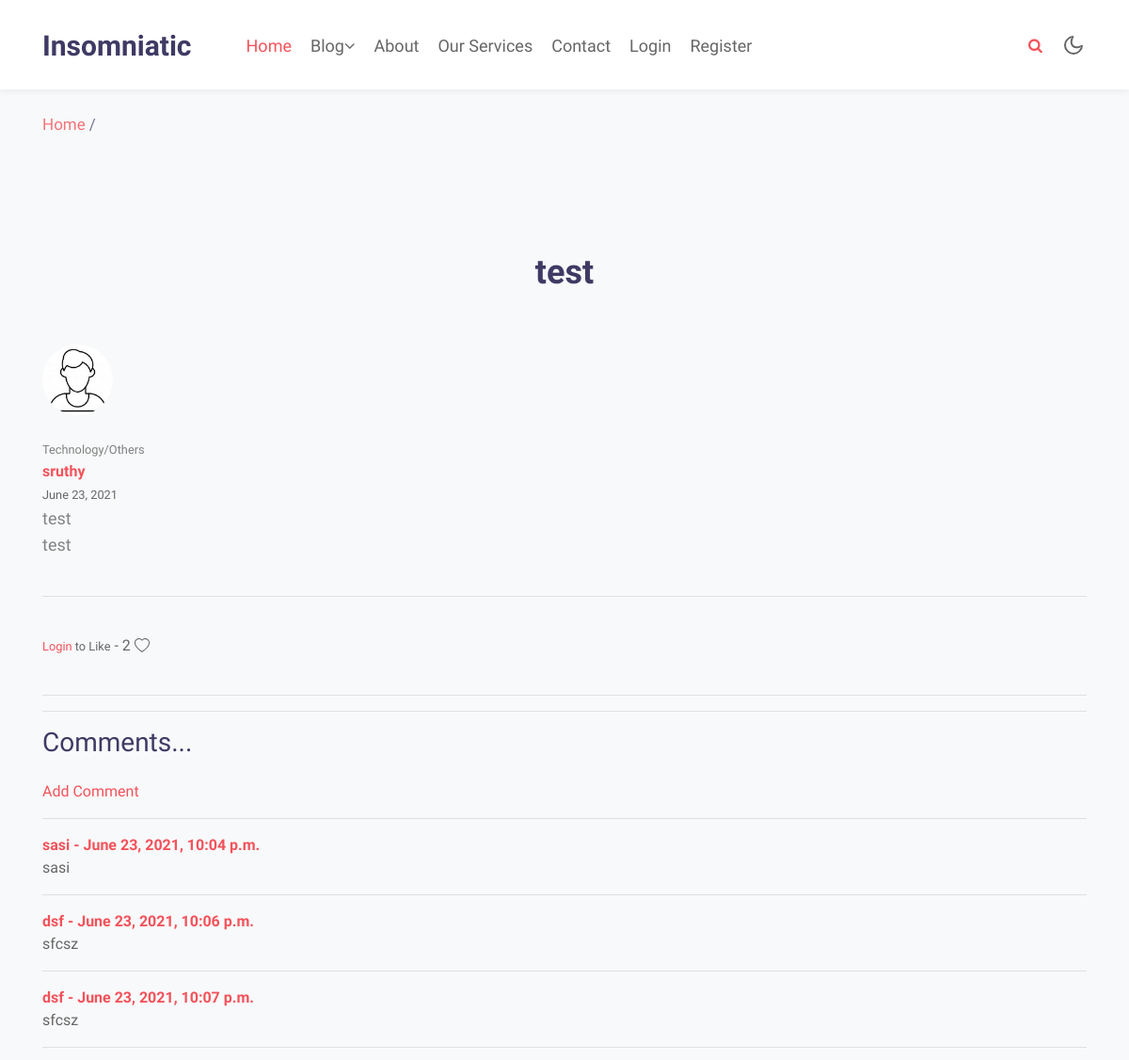
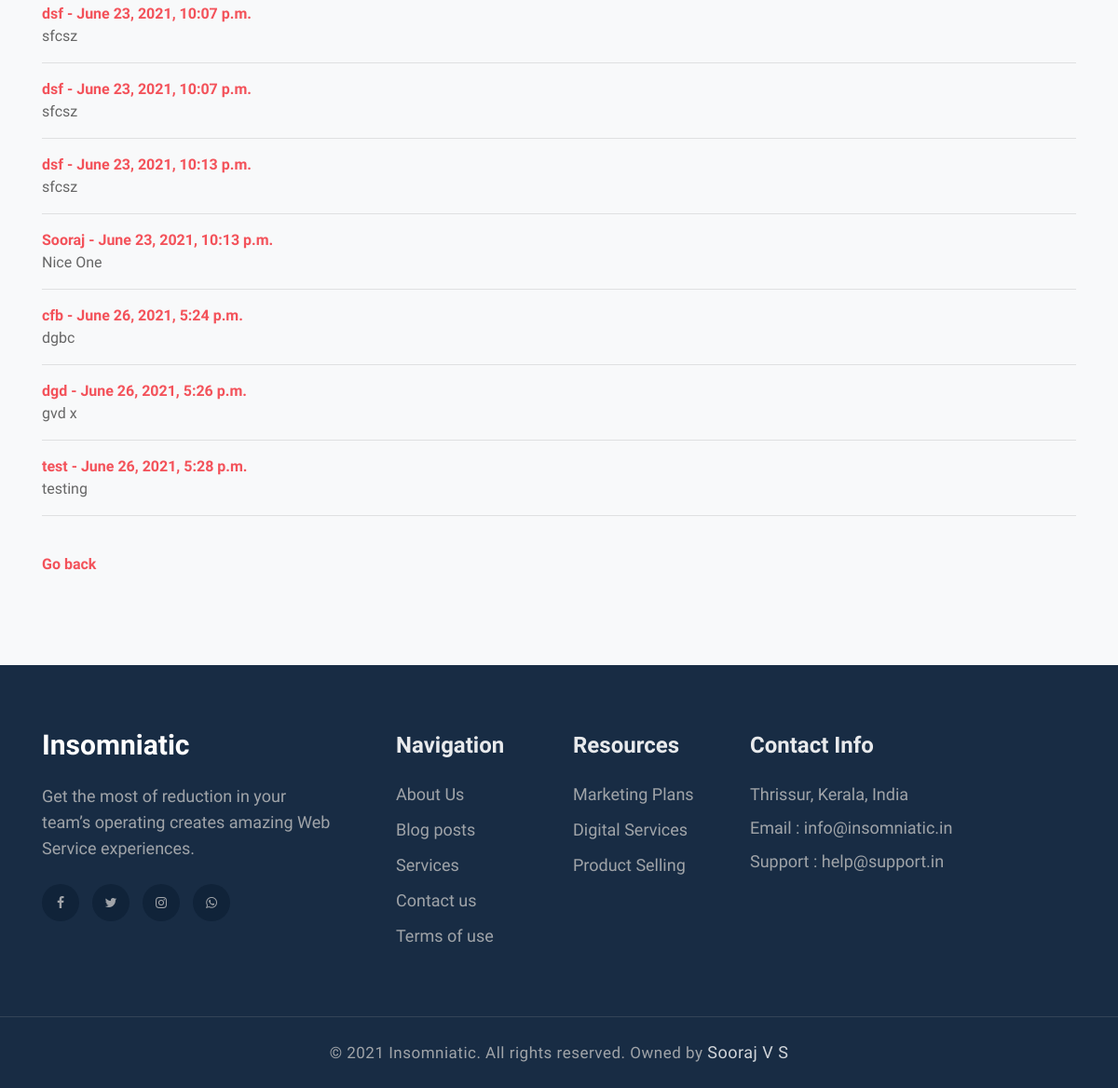
/blog/post/14/, run on the app's committed database (2 pictures, top to bottom).
### blog/models.py (models this page shows, shortened)
class Post(models.Model):
    post_title = models.CharField(max_length=100)
    content = models.TextField()
    content_1 = models.TextField(null=True)
    date_posted = models.DateField(default=timezone.now)
    author = models.ForeignKey(User, on_delete=models.CASCADE)
    Related_to = (
        ('Technology/IT', 'Technology/IT'),
        ('Technology/Electronics', 'Technology/Electronics'),
        ('Technology/Space', 'Technology/Space'),
        ('Technology/Others', 'Technology/Others'),
        ('Technology/Apps-Softwares', 'Technology/Apps-Softwares')
    )
    type = models.CharField(max_length=25, choices=Related_to, default='Technology/Others')
    likes = models.ManyToManyField(User, related_name='blog_posts')
    def total_likes(self):
        return self.likes.count()

class Comment1(models.Model):
    post = models.ForeignKey(Post, related_name='comments1', on_delete=models.CASCADE)
    name = models.CharField(max_length=255)
    body = models.TextField()
    date_added = models.DateTimeField(auto_now_add=True)

### users/models.py (models this page shows, shortened)
class Profile(models.Model):
    user = models.OneToOneField(User, on_delete=models.CASCADE)
    image = models.ImageField(default='default.jpg', upload_to='profile_pics')
    bio = models.TextField(max_length=100,default='Online')

### blog/views.py (the view)
# urls.py: path('post/<int:pk>/', PostDetailView.as_view(),name='post-detail'),
class PostDetailView(DetailView):
    model = Post
    def get_context_data(self,*args, **kwargs):
        context = super(PostDetailView, self).get_context_data()
        stuff = get_object_or_404(Post,id=self.kwargs['pk'])
        total_likes = stuff.total_likes()
        liked = False
        if stuff.likes.filter(id=self.request.user.id).exists():
            liked = True
        context["total_likes"] = total_likes
        context["liked"]= liked
        return context

### blog/templates/blog/post_detail.html (shortened to what this page needs)
{% extends 'basic/base.html' %}
{% load static %}
{% block content %}
<section class="w3l-services-block-3 py-5" id="services">
    <div class="features-main py-lg-5 py-md-3">
        <div class="container">
            <div class="header-section text-center mx-auto class="text-typing"">
                <h3 class="title-big">{{object.post_title}}</h3>
            </div>
            <div class="row features mt-lg-4">
               <div class="col-lg-12 col-md-6 feature-grid">
                    <a href="#url">
                            <div class="feature-img">
                    <img width="75" height="75" class="rounded-circle article-img" src="{{ object.author.profile.image.url }}">
                            </div>
                        <div>
                            <div class="feature-info mt-4">
                                <small style="color:gray;" > {{object.type}} </small> <br>
                                <a href="{% url 'user-posts' post.author.username %}" ><b>{{ post.author.first_name }}</b></a> <br>
                                <small>{{ object.date_posted|date:"F d, Y" }}</small>
                                </div>
                                <p class="feature-text">{{object.content}}
                                </p>
                             <p class="feature-text">{{object.content_1}}
                                </p>
                            <br>
                            <hr>
                            <br>
                            <form action="{% url 'like_post' post.pk %}" method="POST">
                                {% if user.is_authenticated %}
                                    {% if liked  %}
                                        <button type="submit" , name="post_id",
                                                value="{{ post.id }}",
                                                class="btn btn-secondary btn-sm">Unlike</button>
                                    {% else %}
                                        <button type="submit" , name="post_id",
                                                value="{{ post.id }}",
                                                class="btn btn-danger btn-sm">Like</button>
                                    {% endif %}
                                {% else %}
                                    <small><a href="{%url 'login' %}">Login</a> to Like</small>
                                {% endif %}
                                - {{total_likes}}
                            </form>
                            <br>
                            <hr>
                            <hr>
                            <h3>Comments...</h3>
                            <br>
                            {% if not post.comments1.all %}
                            <hr>
                             No Comments Yet <a href="{% url 'add_comment' post.pk %}">Add One</a>
                            <hr>
                            {% else %}
                            <a href="{% url 'add_comment' post.pk %}">Add Comment</a> <br><hr>
                                {% for comment1 in post.comments1.all %}
                                    <strong style="color:#f3525a">
                                    {{ comment1.name }} -
                                    {{ comment1.date_added }}
                                        </strong>
                            <br>
                                    {{ comment1.body }}
                            <br>
                            <hr>
                                {% endfor %}
                            {% endif %}
                            <br>
                           <b><a href="{{request.META.HTTP_REFERER}}">Go back</a></b>
                            </div>
                    </a>
                </div>
            </div>
        </div>
    </div>
</section>
{% endblock content %}

### data on the page
Post: post_title "test", author.profile.image (placeholder picture), type "Technology/Others", author.first_name "sruthy", date_posted "June 23, 2021", content "test", content_1 "test"
Comment1: name "sasi", date_added "June 23, 2021, 10:04 p.m.", body "sasi"
Comment1: name "dsf", date_added "June 23, 2021, 10:06 p.m.", body "sfcsz"
Comment1: name "dsf", date_added "June 23, 2021, 10:07 p.m.", body "sfcsz"
Comment1: name "dsf", date_added "June 23, 2021, 10:07 p.m.", body "sfcsz"
Comment1: name "dsf", date_added "June 23, 2021, 10:07 p.m.", body "sfcsz"
Comment1: name "dsf", date_added "June 23, 2021, 10:13 p.m.", body "sfcsz"
Comment1: name "Sooraj", date_added "June 23, 2021, 10:13 p.m.", body "Nice One"
Comment1: name "cfb", date_added "June 26, 2021, 5:24 p.m.", body "dgbc"
Comment1: name "dgd", date_added "June 26, 2021, 5:26 p.m.", body "gvd x"
Comment1: name "test", date_added "June 26, 2021, 5:28 p.m.", body "testing"

### other printed values
{{ total_likes }} "2"
